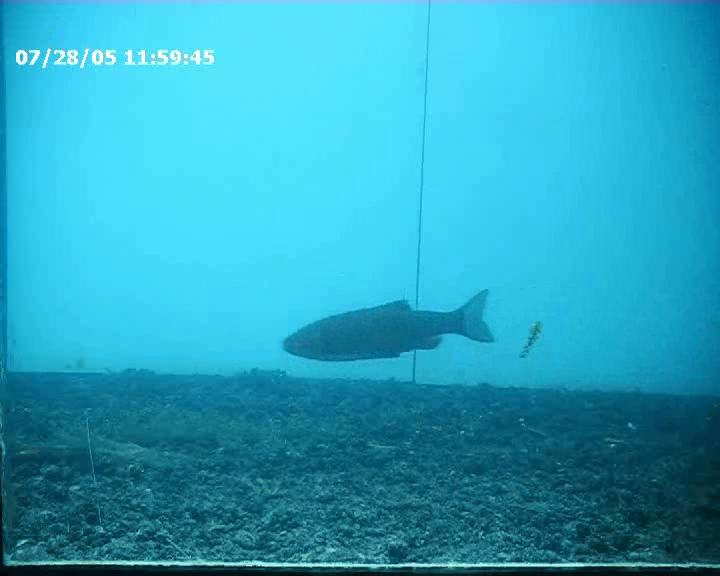
#> input picture filter_morph/images/fisch1.bmp, 720 x 576 px, found by its file name
$ python fish_count.py
#> lines starting #> are read from the running program, lines starting #| are printed output that depends on the picture; after the words box and inside, x2 and y2 are one past the last pixel; in counts of white or black regions, pixels touching at a corner belong together
#!/usr/bin/env python3
# -*- coding: utf-8 -*-
"""
Created on Tue Dec 17 18:02:57 2024

@author: gs
"""

"""
a)

Step 1.: Bildvorbereitung
        - Graustufenbild konventieren
        - Rausch reduzieren (e.g. Gaussian blur)
Step 2.: Hintergrungsubtraktion
        - statischer Hintergrund entfernen
Step 3.: Thresholding
        - binary convertion
        - otsu / adaptive ?
Step 4.: Morphologic Operation
        - Dilation : connect disturbed contours
        - Erosion
Step 5.: Count Fish / Contour
Step 6.: Visualize

b)

Rot-Grün-und Blau-Kanal = Graustufenbild
ohne Grün und oder Blau Kanal gehen Informationen verloren.
Standardformel zur Grauwertbildung:

Grauwert = 0.299⋅R + 0.587⋅G + 0.114⋅B

"""
import cv2 as cv
import numpy as np
import matplotlib.pyplot as plt


source = "fisch1.bmp"
img_o = cv.imread(source)
#> img_o is the input picture: shape (576, 720, 3); mean B, G, R 192.2, 163.9, 43.2
if img_o is None:
    raise FileNotFoundError("Where is your image?!")

#  channel: green
ch_green = img_o[:, :, 1]
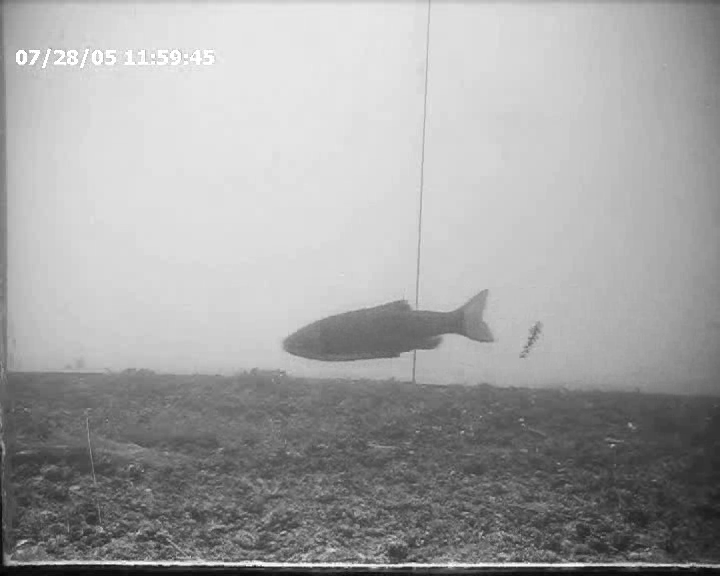
#> ch_green: shape (576, 720); min 1, max 255, mean 163.9

#  adapt thresholding
img_b = cv.adaptiveThreshold(ch_green, 255, cv.ADAPTIVE_THRESH_GAUSSIAN_C,
                                   cv.THRESH_BINARY_INV, 87, 10)
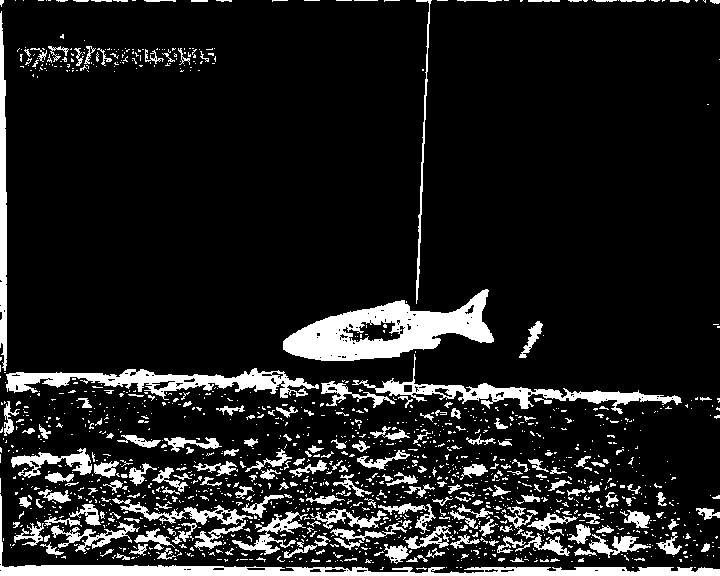
#> img_b: shape (576, 720); 12.3% white; 1421 white regions (1197 under 20 px), largest, box (x1, y1, x2, y2) and area: (283, 289, 494, 361) 7264, (0, 494, 720, 576) 5991, (6, 368, 319, 400) 3869

#  vanish noise - with morpho peration
kernel = np.ones((1, 2), np.uint8)

img_b = cv.morphologyEx(img_b, cv.MORPH_CLOSE, kernel, iterations=3)
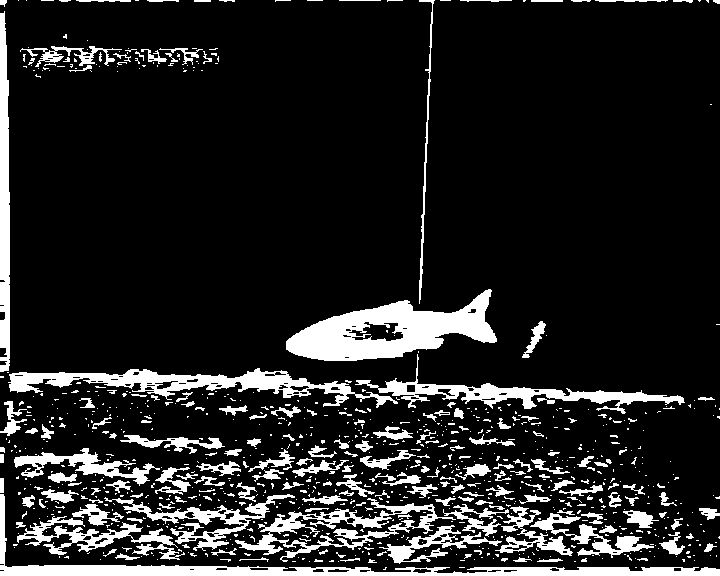
#> img_b: shape (576, 720); 13.7% white; 899 white regions (712 under 20 px), largest, box (x1, y1, x2, y2) and area: (286, 289, 497, 361) 7491, (0, 494, 720, 576) 6310, (8, 368, 398, 408) 4744
img_b = cv.morphologyEx(img_b, cv.MORPH_OPEN, kernel, iterations=7)
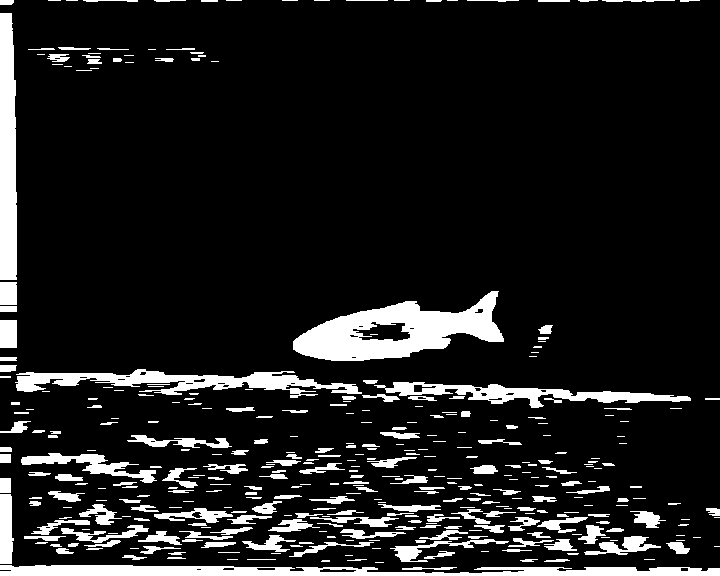
#> img_b: shape (576, 720); 11.7% white; 363 white regions (151 under 20 px)


# ----  Konturen finden und filtern ---- #
contours, _ = cv.findContours(img_b, cv.RETR_EXTERNAL, cv.CHAIN_APPROX_SIMPLE)
#> contours = 362 contours, 230 with area under 20; largest, box (x1, y1, x2, y2) and area: (293, 291, 504, 361) 7838, (0, 565, 720, 576) 5092, (0, 13, 17, 280) 3872, (15, 369, 362, 398) 3531, (374, 382, 691, 408) 2642

filtered_contours = []
for cnt in contours:
    area = cv.contourArea(cnt)
    if 1000 <= area <= 8000:
        x, y, w, h = cv.boundingRect(cnt)
        aspect_ratio = w / float(h)  # Seitenverhältnis prüfen
        if 1.5 <= aspect_ratio <= 4.0:  # Fischform (längliche Objekte)
            filtered_contours.append(cnt)
#> this loop made 362 passes
#> (area, x, y, w, h, aspect_ratio) on passes 2, 226, 306, 309, 320, 344: (5092.5, 0, 565, 720, 11, 65.45), (1097, 21, 453, 136, 30, 4.53), (2641.5, 374, 382, 317, 26, 12.19), (3531, 15, 369, 347, 29, 11.97), (7838.5, 293, 291, 211, 70, 3.01), (3872, 0, 13, 17, 267, 0.0637)
#> area on passes 1, 6, 13, 19, 20, 24: 56.5, 31, 39.5, 58, 26, 52
#> after the loop, filtered_contours = 1 contour; box (x1, y1, x2, y2) and area: (293, 291, 504, 361) 7838

# count fish
img_out = img_o.copy()
for contour in filtered_contours:
    x, y, w, h = cv.boundingRect(contour)
    cv.rectangle(img_out, (x, y), (x + w, y + h), (0, 255, 0), 2)
#> this loop made 1 pass
#> (x, y, w, h) on pass 1: (293, 291, 211, 70)
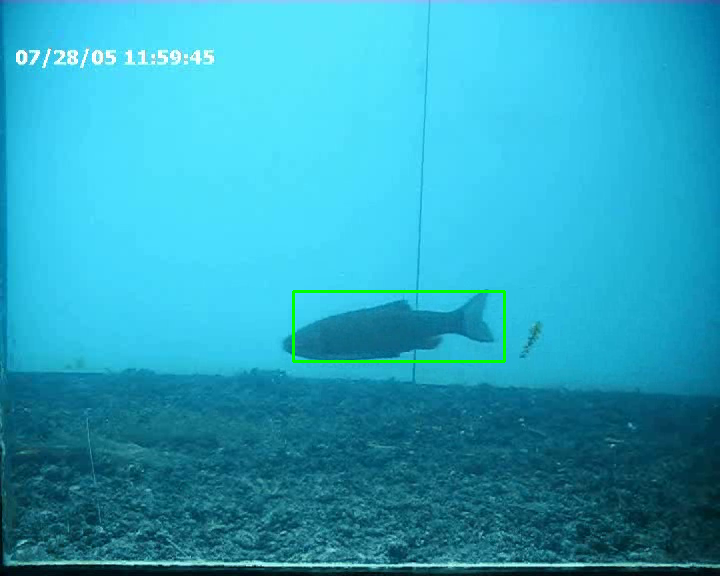
#> img_out: shape (576, 720, 3); 0.41% of pixels changed, all inside (x1, y1, x2, y2) = (292, 290, 506, 363)

fish_count = len(filtered_contours)
#> fish_count = 1
print(f"We found: {fish_count}")
#| We found: 1

# ---- creating image
plt.figure(figsize=(12, 6))
plt.subplot(121)
plt.title("Original")
plt.imshow(cv.cvtColor(img_o, cv.COLOR_BGR2RGB))
plt.axis("off")

plt.subplot(122)
plt.title(f"processed img -- How many Fish? -> {fish_count}")
plt.imshow(img_b, cmap="gray")
plt.axis("off")
plt.show()
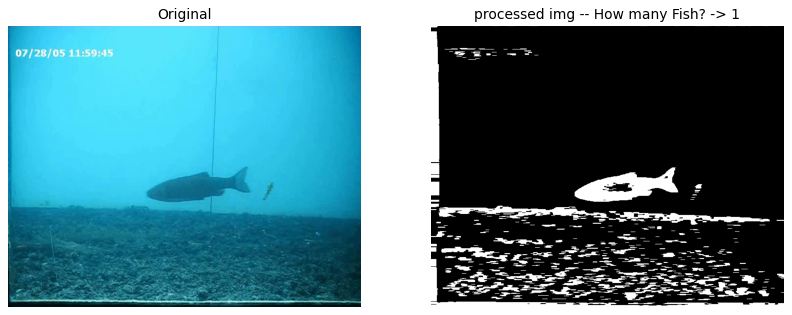
#> figure drawn by matplotlib, 2 panels

$ run again, with filter_morph/images/fisch3.bmp copied over filter_morph/images/fisch1.bmp
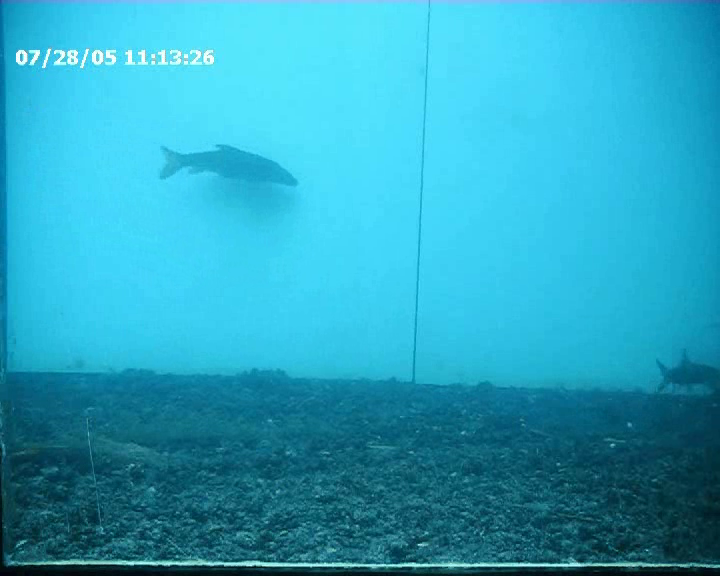
#> input picture filter_morph/images/fisch3.bmp, 720 x 576 px, found by its file name
#> img_o is the input picture: shape (576, 720, 3); mean B, G, R 191.8, 163.6, 43.1
#> `img_b = cv.morphologyEx(img_b, cv.MORPH_OPEN, kernel, iterations=7)`:
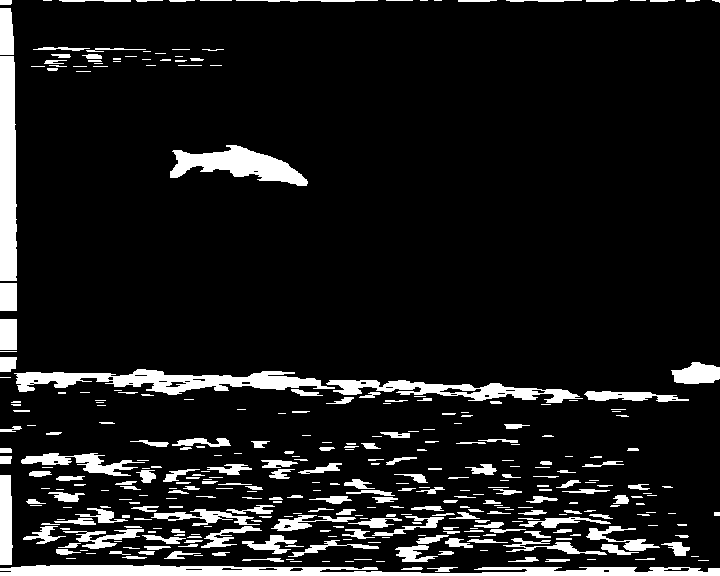
#> img_b: shape (576, 720); 10.6% white; 355 white regions (147 under 20 px)
#> contours = 355 contours, 224 with area under 20; largest, box (x1, y1, x2, y2) and area: (0, 565, 720, 576) 4899, (14, 369, 335, 395) 3570, (0, 56, 17, 281) 3330, (170, 145, 308, 186) 2598, (326, 380, 583, 403) 2252
#> the loop `for cnt in contours:` made 355 passes
#> (area, x, y, w, h, aspect_ratio) on passes 3, 300, 302, 308, 329: (4899, 0, 565, 720, 11, 65.45), (2252, 326, 380, 257, 23, 11.17), (3570, 14, 369, 321, 26, 12.35), (2598.5, 170, 145, 138, 41, 3.37), (3329.5, 0, 56, 17, 225, 0.0756)
#> after the loop `for cnt in contours:`: filtered_contours = 1 contour; box (x1, y1, x2, y2) and area: (170, 145, 308, 186) 2598
#> the loop `for contour in filtered_contours:` made 1 pass
#> (x, y, w, h) on pass 1: (170, 145, 138, 41)
#> fish_count = 1
#| We found: 1
#> `plt.show()`:
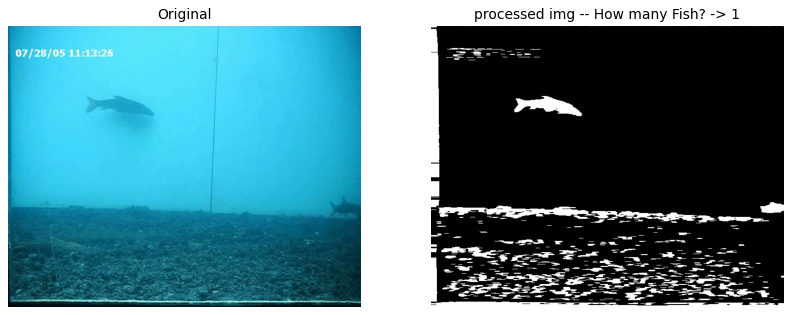
#> figure drawn by matplotlib, 2 panels
